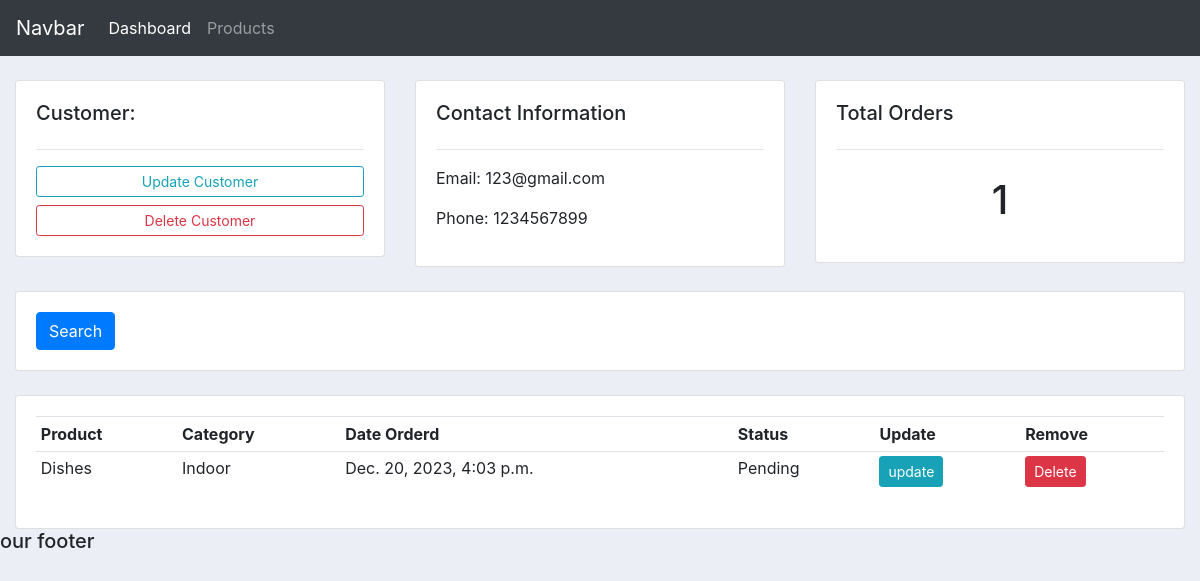
The app's page /customer/1/ with its own data.
### app/models.py (models this page shows, shortened)
class Customer(models.Model):
    name = models.CharField(max_length=200, null=True)
    phone = models.CharField(max_length=200, null=True)
    email = models.CharField(max_length=200, null=True)
    date_created = models.DateTimeField(auto_now_add=True)

class Order(models.Model):
    STATUS = (
        ("Pending", "Pending"),
        ("Out for delivery", "Out for delivery"),
        ("Delivered", "Delivered"),
    )
    customer = models.ForeignKey(Customer, null=True, on_delete=models.SET_NULL)
    product = models.ForeignKey(Product, null=True, on_delete=models.SET_NULL)
    date_created = models.DateTimeField(auto_now_add=True)
    status = models.CharField(max_length=200, null=True, choices=STATUS)

class Product(models.Model):
    CATEGORY = (
        ("Indoor", "Indoor"),
        ("Out door", "Out door"),
    )
    name = models.CharField(max_length=200, null=True)
    price = models.FloatField(null=True)
    category = models.CharField(max_length=200, null=True, choices=CATEGORY)
    description = models.CharField(max_length=200, null=True, blank=True)
    date_created = models.DateTimeField(auto_now_add=True)
    tags = models.ManyToManyField(Tag)
    def __str__(self):
        return self.name

### app/views.py (the view)
# urls.py: path('customer/<str:pk_test>/', views.customer, name="customer"),
def customer(request, pk_test):
    customer = Customer.objects.get(id=pk_test)
    orders = customer.order_set.all()
    order_count = orders.count()
    context = {'customer':customer, 'orders':orders, 'order_count':order_count}
    return render(request, 'accounts/customer.html', context)

### app/templates/accounts/customer.html
{%  extends 'accounts/main.html' %}
{% block content %}
	<br>
<div class="row">
	<div class="col-md">
		<div class="card card-body">
			<h5>Customer:</h5>
			<hr>
			<a class="btn btn-outline-info  btn-sm btn-block" href="">Update Customer</a>
			<a class="btn btn-outline-danger  btn-sm btn-block" href="">Delete Customer</a>
		</div>
	</div>
	<div class="col-md">
		<div class="card card-body">
			<h5>Contact Information</h5>
			<hr>
			<p>Email: {{customer.email}}</p>
			<p>Phone: {{customer.phone}}</p>
		</div>
	</div>
	<div class="col-md">
		<div class="card card-body">
			<h5>Total Orders</h5>
			<hr>
			<h1 style="text-align: center;padding: 10px">{{order_count}}</h1>
		</div>
	</div>
</div>
<br>
<div class="row">
	<div class="col">
		<div class="card card-body">
			<form method="get">
		    <button class="btn btn-primary" type="submit">Search</button>
		  </form>
		</div>
	</div>
</div>
<br>
<div class="row">
	<div class="col-md">
		<div class="card card-body">
			<table class="table table-sm">
				<tr>
					<th>Product</th>
					<th>Category</th>
					<th>Date Orderd</th>
					<th>Status</th>
					<th>Update</th>
					<th>Remove</th>
				</tr>
				{%for order in orders%}
				<tr>
					<td>{{order.product}}</td>
					<td>{{order.product.category}}</td>
					<td>{{order.date_created}}</td>
					<td>{{order.status}}</td>
					<td><a class="btn btn-sm btn-info" href="{% url 'update_order' order.id %}">update</a></td>
					<td><a class="btn btn-sm btn-danger" href="{% url 'delete_order' order.id %}">Delete</a></td>
				</tr>
				{%endfor%}
			</table>
		</div>
	</div>
</div>
{% endblock %}

### app/static/css/main.css (style rules this page uses)
body { background-color: #ebeff5; }

### records on screen
Customer: email "123@gmail.com", phone "1234567899"
Order: product "Dishes", product.category "Indoor", date_created "Dec. 20, 2023, 4:03 p.m.", status "Pending"

### other values on screen
{{ order_count }} "1"
